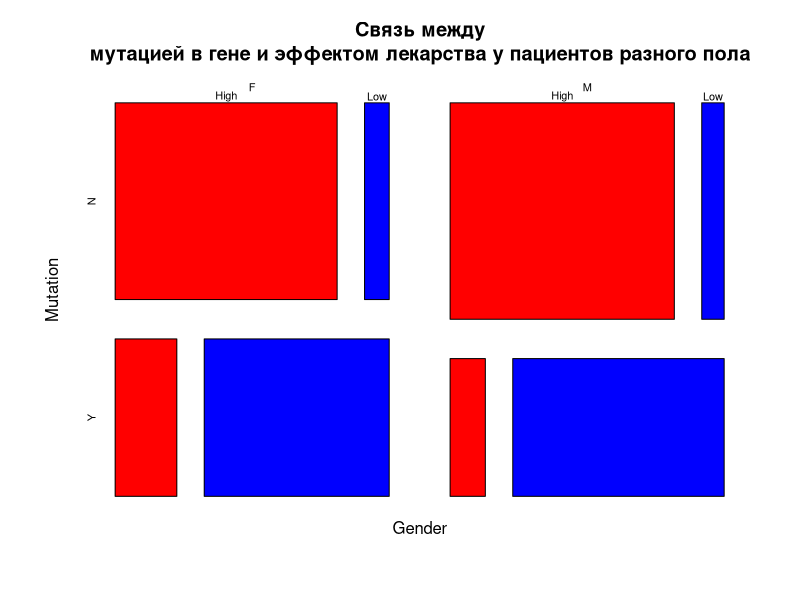

R code for this plot:
#p value <= 0,05 is for rejecting H0 - effect is not true if H0 is tey 
#p value >= 0,05 no conditions to reject H0 вероятность получить достоверные если H0 верна высоки
#H0 mean that there is no smth 

tt<-read.delim("8/Response2drug2.txt",as.is=T)
head(table)

mydata <- xtabs(~ Mutation + Response, data=tt)

prob.tab<-prop.table(mydata,1)*100


mydata <- xtabs(~ Gender + Mutation + Response, data=tt)

prob.tab<-prop.table(mydata, c(1, 2))
prob.tab<-addmargins(prob.tab, 3)
ftable(prob.tab)*100


mydata<-table(tt$Mutation, tt$Response)
chisq.test(mydata) 

fish <- fisher.test(mydata)
print(fish)

mydata2 <- xtabs(~ Mutation + Response + Gender, data=tt)

print(mydata2)


mydata <- xtabs(~Mutation + Response + Gender, data=tt)
mantelhaen.test(mydata)

layout(1)
mosaicplot(~Gender + Mutation + Response, data=tt, col=c("red","blue"), main="Связь между
мутацией в гене и эффектом лекарства у пациентов разного пола")
#Тест Фишера когда выборка мала
#Будет ли эффект более выраженным у пациентов носителей по сравнению с теми ук кого мутации нет \
#ОЦенка связей меду двумя переменными с учетом влиянеия одной или несколько переменных 